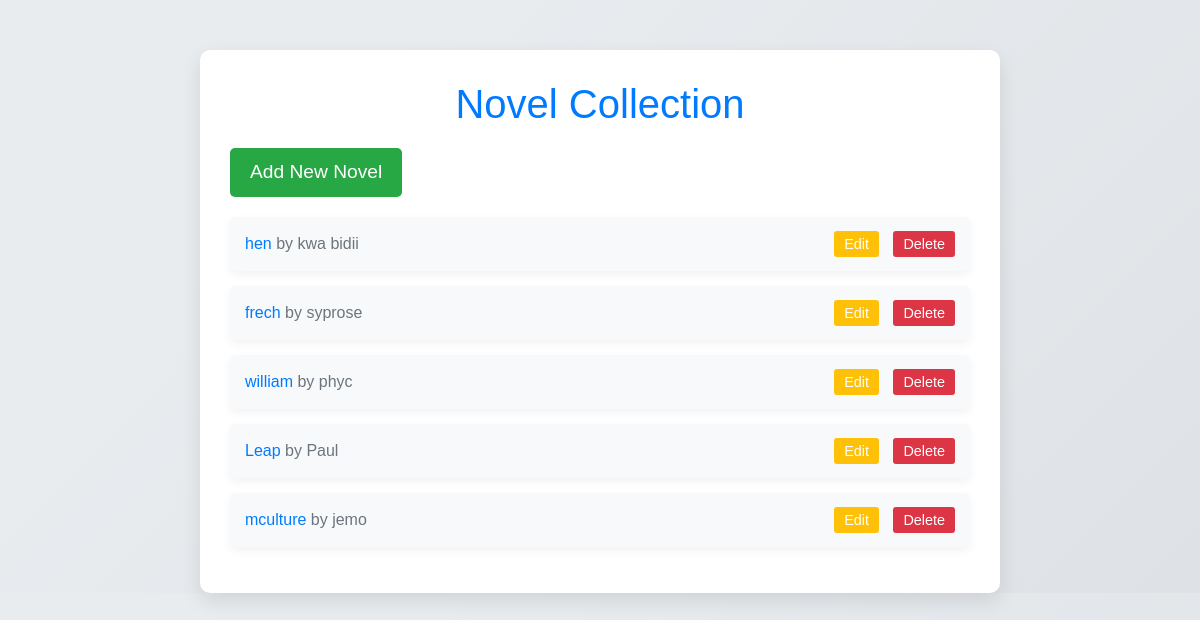
Before: / with the older database file.
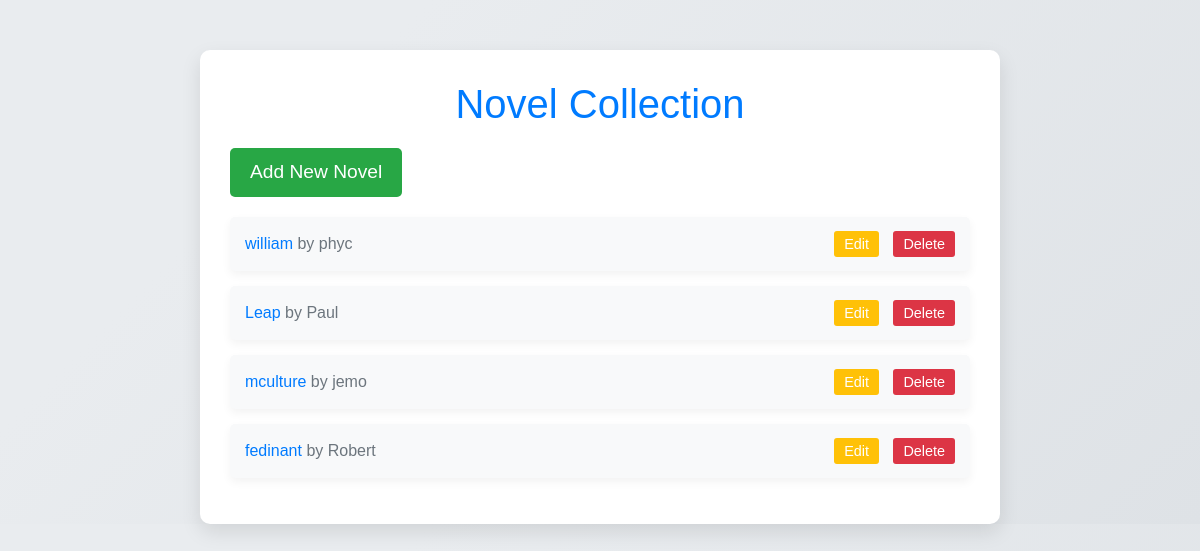
After: the same page with the newer database file.
### novels/models.py (models this page shows, shortened)
class Novel(models.Model):
    title = models.CharField(max_length=200)
    author = models.CharField(max_length=100)
    genre = models.CharField(max_length=100)
    published_date = models.DateField()
    synopsis = models.TextField()

### novels/views.py (the view)
# urls.py: path('', views.novel_list, name='novel_list'),
def novel_list(request):
    novels = Novel.objects.all()
    return render(request, 'novels/novel_list.html', {'novels': novels})

### novels/Templates/novels/novel_list.html (shortened to what this page needs)
<!DOCTYPE html>
<html lang="en">
  <head>
    <link
      href="https://stackpath.bootstrapcdn.com/bootstrap/4.5.2/css/bootstrap.min.css"
      rel="stylesheet"
    />
  </head>
  <body>
    <div class="container">
      <h1>Novel Collection</h1>
      <a href="{% url 'novel_create' %}" class="add-new">Add New Novel</a>
      <ul>
        {% for novel in novels %}
        <li>
          <div>
            <a href="{% url 'novel_detail' novel.pk %}">{{ novel.title }}</a>
            <span>by {{ novel.author }}</span>
          </div>
          <div class="actions">
            <a href="{% url 'novel_edit' novel.pk %}" class="edit">Edit</a>
            <a href="{% url 'novel_delete' novel.pk %}" class="delete"
              >Delete</a
            >
          </div>
        </li>
        {% endfor %}
      </ul>
    </div>
  </body>
</html>

### novels/Templates/novels/novel_list.html (style rules this page uses)
body { font-family: "Poppins", sans-serif; background: linear-gradient(135deg, #e9ecef 25%, #dee2e6 100%); color: #343a40; }
.container { max-width: 800px; margin-top: 50px; padding: 30px; background: #ffffff; border-radius: 10px; box-shadow: 0 8px 20px rgba(0, 0, 0, 0.1); }
h1 { font-size: 2.5rem; margin-bottom: 20px; color: #007bff; text-align: center; }
a.add-new { display: inline-block; margin-bottom: 20px; padding: 10px 20px; font-size: 1.2rem; color: #ffffff; background: #28a745; border-radius: 5px; text-decoration: none; transition: background 0.3s ease-in-out; }
ul { list-style: none; padding: 0; }
li { margin-bottom: 15px; padding: 15px; background: #f8f9fa; border-radius: 5px; box-shadow: 0 4px 10px rgba(0, 0, 0, 0.05); display: flex; justify-content: space-between; align-items: center; }
li a { color: #007bff; text-decoration: none; font-weight: 500; }
li span { margin-right: 10px; color: #6c757d; }
li .actions a { color: #ffffff; margin-left: 10px; padding: 5px 10px; border-radius: 3px; font-size: 0.9rem; }
li .actions a.edit { background: #ffc107; }
li .actions a.delete { background: #dc3545; }

Changed rows visible on the page:
removed Novel: title "hen", author "kwa bidii"
removed Novel: title "frech", author "syprose"
added Novel: title "fedinant", author "Robert"
